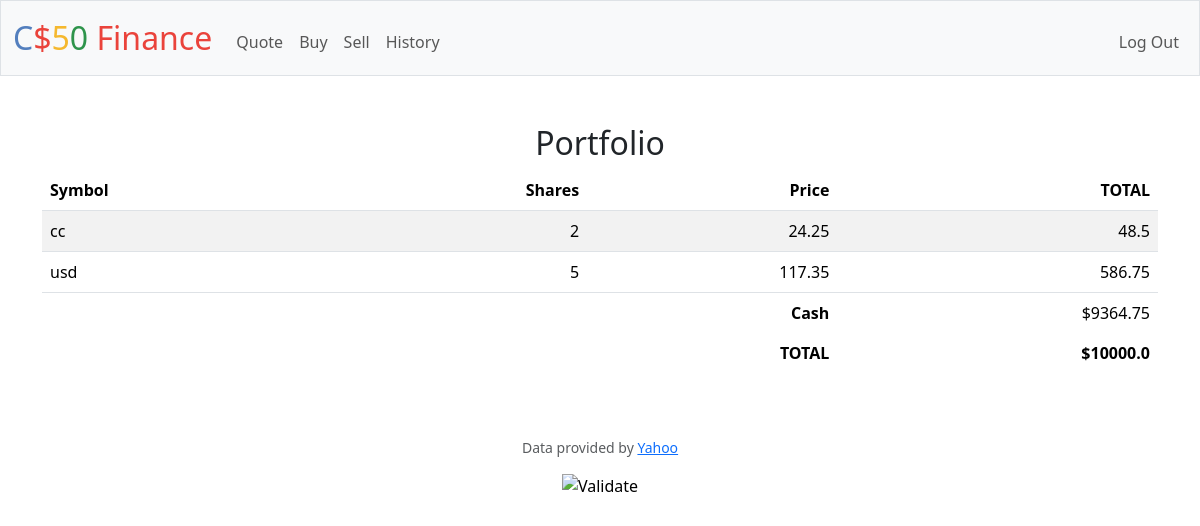
Page / (signed in) on the earlier database version.
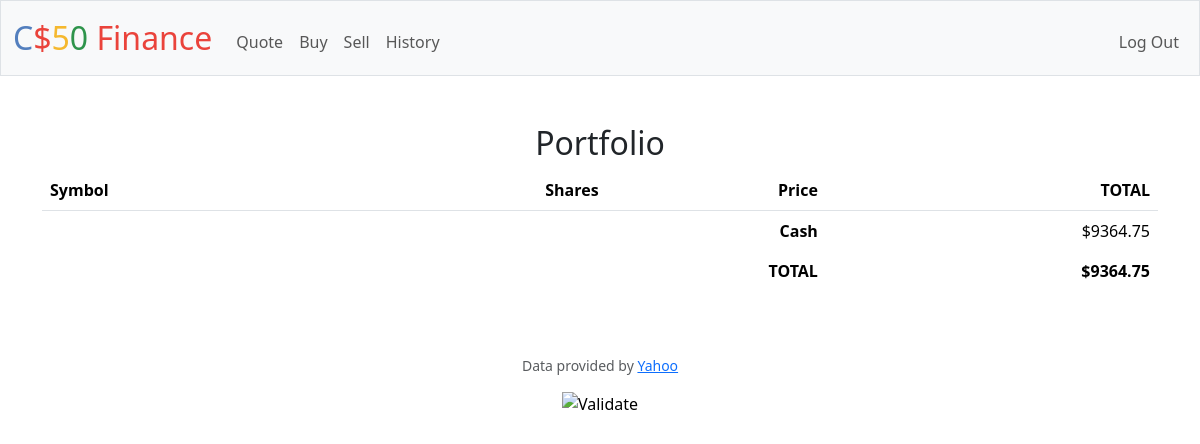
Same page on the later database version.
### tables this page shows
CREATE TABLE portfolio (
        user_id INTEGER,
        symbol TEXT,
        shares INTEGER,
        price NUMERIC,
        total NUMERIC,
        timestamp TIMESTAMP DEFAULT CURRENT_TIMESTAMP,
        FOREIGN KEY(user_id) REFERENCES users(id)
    );

CREATE TABLE users (id INTEGER PRIMARY KEY AUTOINCREMENT NOT NULL, username TEXT NOT NULL, hash TEXT NOT NULL, cash NUMERIC NOT NULL DEFAULT 10000.00);

### app.py (the view)
@app.route("/")
@login_required
def index():
    print("jjindex_portfolio222")
    db.execute('''
    CREATE TABLE IF NOT EXISTS portfolio (
        user_id INTEGER,
        symbol TEXT,
        shares INTEGER,
        price NUMERIC,
        total NUMERIC,
        timestamp TIMESTAMP DEFAULT CURRENT_TIMESTAMP,
        FOREIGN KEY(user_id) REFERENCES users(id)
    );
    ''')
    user_id = session.get("user_id")
    portfolio = db.execute("SELECT symbol, shares, price, total FROM portfolio WHERE user_id = ?", user_id)
    user = db.execute("SELECT cash FROM users WHERE id = ?", user_id)
    cash = user[0]['cash'] if user else 0
    total_portfolio_value = sum([item['total'] for item in portfolio]) + cash
    return render_template('index.html', portfolio=portfolio, cash=cash, total=total_portfolio_value)

### app.py (called while the page is built)
@app.after_request
def after_request(response):
    response.headers["Cache-Control"] = "no-cache, no-store, must-revalidate"
    response.headers["Expires"] = 0
    response.headers["Pragma"] = "no-cache"
    return response

### helpers.py (called while the page is built)
def login_required(f):
    @wraps(f)
    def decorated_function(*args, **kwargs):
        if session.get("user_id") is None:
            return redirect("/login")
        return f(*args, **kwargs)
    return decorated_function

### templates/index.html (shortened to what this page needs)
{% extends "layout.html" %}
{% block main %}
<h2>Portfolio</h2>
<table class="table table-striped">
    <thead>
        <tr>
            <th class="text-start">Symbol</th>
            <th class="text-end">Shares</th>
            <th class="text-end">Price</th>
            <th class="text-end">TOTAL</th>
        </tr>
    </thead>
    <tbody>
        {% for entry in portfolio %}
        <tr>
            <td class="text-start">{{ entry.symbol }}</td>
            <td class="text-end">{{ entry.shares }}</td>
            <td class="text-end">{{ entry.price }}</td>
            <td class="text-end">{{ entry.total }}</td>
        </tr>
        {% endfor %}
    </tbody>
    <tfoot>
        <tr>
            <td class="border-0 fw-bold text-end" colspan="3">Cash</td>
            <td class="border-0 text-end">${{ cash }}</td>
        </tr>
        <tr>
            <td class="border-0 fw-bold text-end" colspan="3">TOTAL</td>
            <td class="border-0 fw-bold text-end">${{ total }}</td>
        </tr>
    </tfoot>
</table>
{% endblock %}

### templates/layout.html (shortened to what this page needs)
<!DOCTYPE html>
<html lang="en">
    <head>
        <link href="https://cdn.jsdelivr.net/npm/bootstrap@5.3.3/dist/css/bootstrap.min.css" rel="stylesheet">
        <link href="/static/styles.css" rel="stylesheet">
    </head>
    <body>
        <nav class="bg-light border navbar navbar-expand-md navbar-light">
            <div class="container-fluid">
                <a class="navbar-brand" href="/"><span class="blue">C</span><span class="red">$</span><span class="yellow">5</span><span class="green">0</span> <span class="red">Finance</span></a>
                <div class="collapse navbar-collapse" id="navbar">
                    {% if session["user_id"] %}
                        <ul class="navbar-nav me-auto mt-2">
                            <li class="nav-item"><a class="nav-link" href="/quote">Quote</a></li>
                            <li class="nav-item"><a class="nav-link" href="/buy">Buy</a></li>
                            <li class="nav-item"><a class="nav-link" href="/sell">Sell</a></li>
                            <li class="nav-item"><a class="nav-link" href="/history">History</a></li>
                        </ul>
                        <ul class="navbar-nav ms-auto mt-2">
                            <li class="nav-item"><a class="nav-link" href="/logout">Log Out</a></li>
                        </ul>
                    {% else %}
                        <ul class="navbar-nav ms-auto mt-2">
                            <li class="nav-item"><a class="nav-link" href="/register">Register</a></li>
                            <li class="nav-item"><a class="nav-link" href="/login">Log In</a></li>
                        </ul>
                    {% endif %}
                </div>
            </div>
        </nav>
        <main class="container py-5 text-center">
            {% block main %}{% endblock %}
        </main>
        <footer class="mb-5">
            <p class="mb-3 small text-center text-muted">
                Data provided by <a href="https://finance.yahoo.com/">Yahoo</a>
            </p>
            <form action="https://validator.w3.org/check" class="text-center" enctype="multipart/form-data" method="post" target="_blank">
                <input alt="Validate" src="/static/I_heart_validator.png" type="image">
            </form>
        </footer>
    </body>
</html>

### static/styles.css (style rules this page uses)
nav .navbar-brand { font-size: xx-large; }
nav .navbar-brand .blue { color: #537fbe; }
nav .navbar-brand .red { color: #ea433b; }
nav .navbar-brand .yellow { color: #f5b82e; }
nav .navbar-brand .green { color: #2e944b; }

Differences in the rows shown:
removed portfolio: symbol "cc", shares "2", price "24.25", total "48.5"
removed portfolio: symbol "usd", shares "5", price "117.35", total "586.75"
Other differences:
{{ total }}: "10000.0" → "9364.75"
